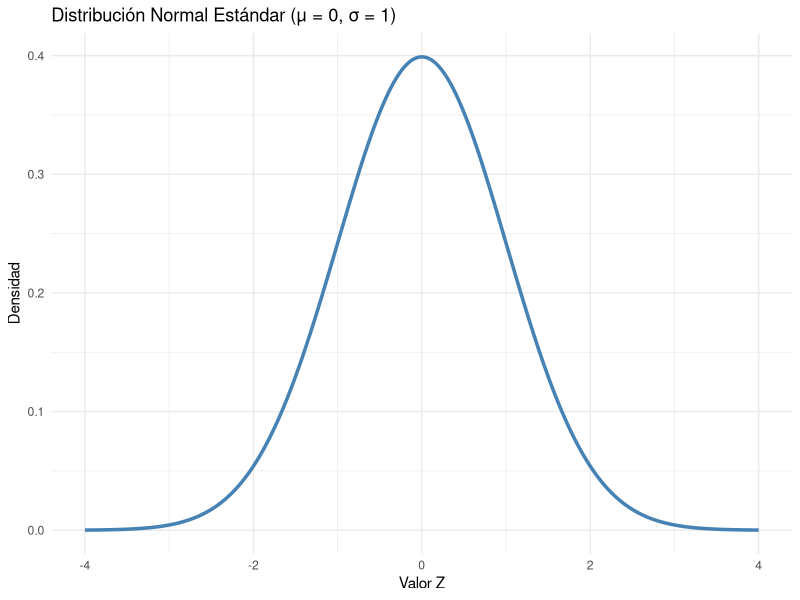
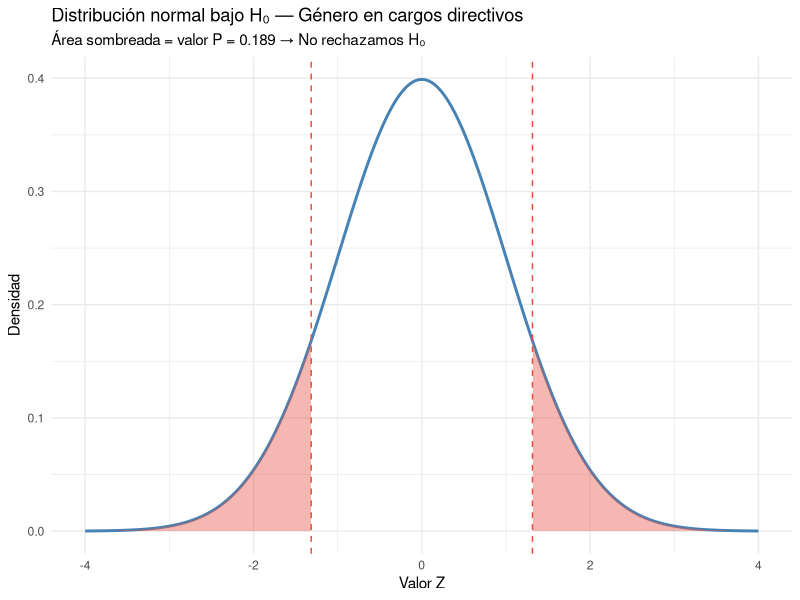

These figures' R source, in order:
########################################################################/
# Script Taller 5 Estadística II --------------------------------------------
# Escuela de Sociología UV
# M. Constanza Ayala (maria.ayala@uv.cl)
# 06-04-2026
########################################################################/

rm(list=ls()) # Borramos todos los objetos que están cargados


# Paquetes ----------------------------------------------------------------

#Si no están descargados, instalamos los paquetes
#install.packages("tidyverse")

library(tidyverse) 


# Probabilidad empírica en R ----------------------------------------------

set.seed(2026)                                           # Fija la semilla para reproducibilidad
lanzamientos <- sample(c("cara", "sello"),               # Vector con los posibles resultados
                       size = 100,                       # Número de lanzamientos
                       replace = TRUE)                   # Con reemplazo (cada lanzamiento es independiente)

# Frecuencia observada
table(lanzamientos)

# Probabilidad empírica
prop.table(table(lanzamientos))


# Probabilidad condicional en R -------------------------------------------

set.seed(2026)
encuesta <- data.frame(
  sexo = sample(c("Mujer", "Hombre"), 1000, replace = TRUE),  # Sin prob → probabilidad igual (50/50)
  voto = sample(c("Candidato X", "Otro"), 1000, replace = TRUE,
                prob = c(0.55, 0.45))                          # Con prob → simula que X es más votado
)
tabla <- table(encuesta$sexo, encuesta$voto)                   # Tabla de contingencia sexo × voto
prop.table(tabla, margin = 1)                                  # Proporciones por fila (suma 1 en cada fila)


# Distribución normal en R ------------------------------------------------

tibble(x = seq(-4, 4, 0.01)) %>%        # Crea secuencia de valores Z entre -4 y 4
  mutate(densidad = dnorm(x,             # Calcula la densidad normal para cada valor de x
                          mean = 0,      # Media = 0 (distribución estándar)
                          sd = 1)) %>%   # Desviación estándar = 1
  ggplot(aes(x = x, y = densidad)) +    # Define los ejes del gráfico
  geom_line(color = "steelblue",        # Dibuja la curva
            linewidth = 1.2) +          # Grosor de la línea
  labs(title = "Distribución Normal Estándar (μ = 0, σ = 1)",
       x = "Valor Z", y = "Densidad") + # Títulos de ejes
  theme_minimal()                        # Estilo limpio sin fondo gris


# Puntaje Z en R ----------------------------------------------------------

# Ejemplo: ingreso mensual ~ Normal(μ = $650.000, σ = $400.000)
# ¿Cuál es el puntaje Z de una persona que gana $1.200.000?
mu <- 650000
sigma <- 400000
X <- 1200000

Z <- (X - mu) / sigma
Z

# Múltiples valores
casos <- tibble(
  variable  = c("Ingreso mensual", "Años de escolaridad", "Puntaje autoritarismo", "Horas de trabajo semanal"),
  X         = c(1200000,           8,                     65,                      38),
  mu        = c(650000,            11,                    50,                      45),
  sigma     = c(400000,            3,                     10,                      8)
)

casos <- casos %>%
  mutate(Z = (X - mu) / sigma)

casos


# Calcular probabilidades con `pnorm()` -----------------------------------

# P(Z < 1.375) → probabilidad de ganar menos de $1.200.000
pnorm(1.375)

# P(0 < Z < 1.375) → área entre la media y nuestro valor
pnorm(1.375) - pnorm(0)

# P(Z > 1.375) → probabilidad de ganar más de $1.200.000
pnorm(1.375, lower.tail = FALSE)

# P(ingreso entre $650.000 y $1.200.000) directamente
pnorm(1200000, mean = 650000, sd = 400000) - pnorm(650000, mean = 650000, sd = 400000)


# Prob. con valores Z negativos -------------------------------------------

# P(Z < -1) → probabilidad de tener menos de 8 años de escolaridad
pnorm(-1)

# P(-0.875 < Z < 1.375) → probabilidad de trabajar entre 38 y 50 horas semanales
pnorm(1.375) - pnorm(-0.875)

# P(Z > -0.875) → probabilidad de trabajar más de 38 horas semanales
pnorm(-0.875, lower.tail = FALSE)


# Hipótesis nula y alternativa --------------------------------------------


# Ejemplo 1: Género en cargos directivos (valor P > 0.05) -----------------

prop.test(x = 53, n = 120, p = 0.50, alternative = "two.sided")


# Visualizando valor p ----------------------------------------------------

# Calculamos el Z observado para nuestra proporción (44% vs 50% esperado)
z_obs <- (0.44 - 0.50) / sqrt(0.50 * 0.50 / 120)

tibble(x = seq(-4, 4, 0.01)) %>%
  mutate(y = dnorm(x)) %>%                              # Densidad normal estándar
  ggplot(aes(x = x, y = y)) +
  geom_line(color = "steelblue", linewidth = 1) +       # Curva normal
  geom_area(data = . %>% filter(x <= -abs(z_obs)),      # Área cola izquierda
            fill = "#E74C3C", alpha = 0.4) +
  geom_area(data = . %>% filter(x >= abs(z_obs)),       # Área cola derecha
            fill = "#E74C3C", alpha = 0.4) +
  geom_vline(xintercept = c(-abs(z_obs), abs(z_obs)),   # Líneas en Z observado
             linetype = "dashed", color = "#E74C3C") +
  labs(title = "Distribución normal bajo H₀ — Género en cargos directivos",
       subtitle = paste0("Área sombreada = valor P = ",
                         round(2 * pnorm(-abs(z_obs)), 3),  # Valor P de dos colas
                         " → No rechazamos H₀"),
       x = "Valor Z", y = "Densidad") +
  theme_minimal()


# Ejemplo 2: Pueblos originarios en el mercado laboral (valor P ≈  --------

prop.test(x = 18, n = 300, p = 0.128, alternative = "two.sided")


# Ejemplo 3: El nivel de significancia (α) --------------------------------

prop.test(x = 114, n = 200, p = 0.50, alternative = "two.sided")
########################################################################
